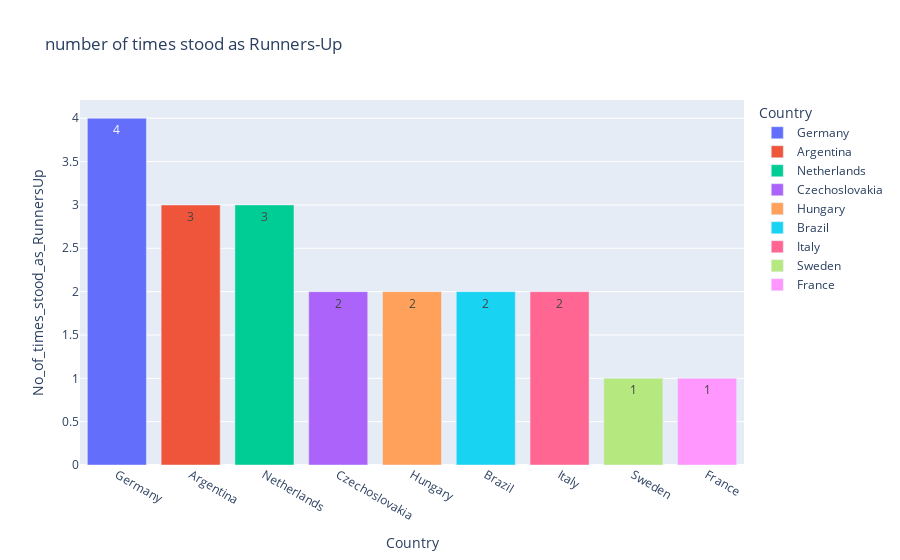

Write notebook code for a chart like this one.
### Code cell
px.bar(runnersUp_count, x= 'Country', y= 'No_of_times_stood_as_RunnersUp', color= 'Country', text= 'No_of_times_stood_as_RunnersUp', title= 'number of times stood as Runners-Up')

### Figure 1 — Plotly figure (JSON) as saved in the notebook; plotly's stock layout.template omitted (floating-point values rounded to 4 significant figures)
{"data": [{"alignmentgroup": "True", "hovertemplate": "Country=%{x}<br>No_of_times_stood_as_RunnersUp=%{text}<extra></extra>", "legendgroup": "Germany", "marker": {"color": "#636efa", "pattern": {"shape": ""}}, "name": "Germany", "offsetgroup": "Germany", "orientation": "v", "showlegend": true, "text": [4], "textposition": "auto", "type": "bar", "x": ["Germany"], "xaxis": "x", "y": [4], "yaxis": "y"}, {"alignmentgroup": "True", "hovertemplate": "Country=%{x}<br>No_of_times_stood_as_RunnersUp=%{text}<extra></extra>", "legendgroup": "Argentina", "marker": {"color": "#EF553B", "pattern": {"shape": ""}}, "name": "Argentina", "offsetgroup": "Argentina", "orientation": "v", "showlegend": true, "text": [3], "textposition": "auto", "type": "bar", "x": ["Argentina"], "xaxis": "x", "y": [3], "yaxis": "y"}, {"alignmentgroup": "True", "hovertemplate": "Country=%{x}<br>No_of_times_stood_as_RunnersUp=%{text}<extra></extra>", "legendgroup": "Netherlands", "marker": {"color": "#00cc96", "pattern": {"shape": ""}}, "name": "Netherlands", "offsetgroup": "Netherlands", "orientation": "v", "showlegend": true, "text": [3], "textposition": "auto", "type": "bar", "x": ["Netherlands"], "xaxis": "x", "y": [3], "yaxis": "y"}, {"alignmentgroup": "True", "hovertemplate": "Country=%{x}<br>No_of_times_stood_as_RunnersUp=%{text}<extra></extra>", "legendgroup": "Czechoslovakia", "marker": {"color": "#ab63fa", "pattern": {"shape": ""}}, "name": "Czechoslovakia", "offsetgroup": "Czechoslovakia", "orientation": "v", "showlegend": true, "text": [2], "textposition": "auto", "type": "bar", "x": ["Czechoslovakia"], "xaxis": "x", "y": [2], "yaxis": "y"}, {"alignmentgroup": "True", "hovertemplate": "Country=%{x}<br>No_of_times_stood_as_RunnersUp=%{text}<extra></extra>", "legendgroup": "Hungary", "marker": {"color": "#FFA15A", "pattern": {"shape": ""}}, "name": "Hungary", "offsetgroup": "Hungary", "orientation": "v", "showlegend": true, "text": [2], "textposition": "auto", "type": "bar", "x": ["Hungary"], "xaxis": "x", "y": [2], "yaxis": "y"}, {"alignmentgroup": "True", "hovertemplate": "Country=%{x}<br>No_of_times_stood_as_RunnersUp=%{text}<extra></extra>", "legendgroup": "Brazil", "marker": {"color": "#19d3f3", "pattern": {"shape": ""}}, "name": "Brazil", "offsetgroup": "Brazil", "orientation": "v", "showlegend": true, "text": [2], "textposition": "auto", "type": "bar", "x": ["Brazil"], "xaxis": "x", "y": [2], "yaxis": "y"}, {"alignmentgroup": "True", "hovertemplate": "Country=%{x}<br>No_of_times_stood_as_RunnersUp=%{text}<extra></extra>", "legendgroup": "Italy", "marker": {"color": "#FF6692", "pattern": {"shape": ""}}, "name": "Italy", "offsetgroup": "Italy", "orientation": "v", "showlegend": true, "text": [2], "textposition": "auto", "type": "bar", "x": ["Italy"], "xaxis": "x", "y": [2], "yaxis": "y"}, {"alignmentgroup": "True", "hovertemplate": "Country=%{x}<br>No_of_times_stood_as_RunnersUp=%{text}<extra></extra>", "legendgroup": "Sweden", "marker": {"color": "#B6E880", "pattern": {"shape": ""}}, "name": "Sweden", "offsetgroup": "Sweden", "orientation": "v", "showlegend": true, "text": [1], "textposition": "auto", "type": "bar", "x": ["Sweden"], "xaxis": "x", "y": [1], "yaxis": "y"}, {"alignmentgroup": "True", "hovertemplate": "Country=%{x}<br>No_of_times_stood_as_RunnersUp=%{text}<extra></extra>", "legendgroup": "France", "marker": {"color": "#FF97FF", "pattern": {"shape": ""}}, "name": "France", "offsetgroup": "France", "orientation": "v", "showlegend": true, "text": [1], "textposition": "auto", "type": "bar", "x": ["France"], "xaxis": "x", "y": [1], "yaxis": "y"}], "layout": {"barmode": "relative", "legend": {"title": {"text": "Country"}, "tracegroupgap": 0}, "title": {"text": "number of times stood as Runners-Up"}, "xaxis": {"anchor": "y", "categoryarray": ["Germany", "Argentina", "Netherlands", "Czechoslovakia", "Hungary", "Brazil", "Italy", "Sweden", "France"], "categoryorder": "array", "domain": [0, 1], "title": {"text": "Country"}}, "yaxis": {"anchor": "x", "domain": [0, 1], "title": {"text": "No_of_times_stood_as_RunnersUp"}}}}
